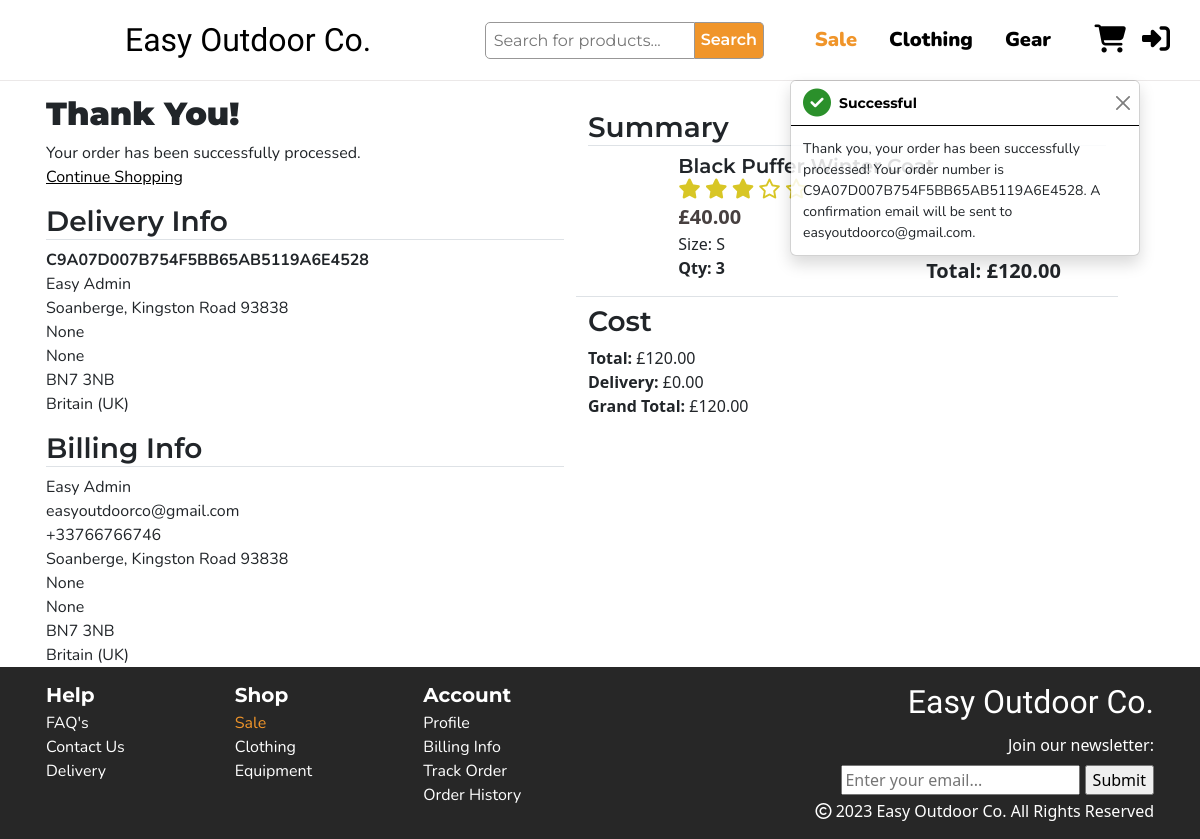
Page /checkout/checkout_success/C9A07D007B754F5BB65AB5119A6E4528 on the committed database.
### checkout/models.py (models this page shows, shortened)
class Order(models.Model):
    order_number = models.CharField(max_length=32, null=False, editable=False)
    full_name = models.CharField(max_length=50, null=False, blank=False)
    email = models.EmailField(max_length=254, null=False, blank=False)
    phone_number = models.CharField(max_length=20, null=False, blank=False)
    user_profile = models.ForeignKey(UserProfile, on_delete=models.SET_NULL,
                                     null=True, blank=True, related_name='orders')
    country = CountryField(blank_label='Country *', null=False, blank=False)
    postcode = models.CharField(max_length=20, null=True, blank=True)
    town_or_city = models.CharField(max_length=40, null=False, blank=False)
    street_address1 = models.CharField(max_length=80, null=False, blank=False)
    street_address2 = models.CharField(max_length=80, null=True, blank=True)
    county = models.CharField(max_length=80, null=True, blank=True)
    date = models.DateTimeField(auto_now_add=True)
    delivery_cost = models.DecimalField(max_digits=6, decimal_places=2, null=False, default=0)
    order_total = models.DecimalField(max_digits=10, decimal_places=2, null=False, default=0)
    grand_total = models.DecimalField(max_digits=10, decimal_places=2, null=False, default=0)
    original_bag = models.TextField(null=False, blank=False, default='')
    stripe_pid = models.CharField(max_length=254, null=False, blank=False, default='')

class OrderLineItem(models.Model):
    order = models.ForeignKey(Order, null=False, blank=False, on_delete=models.CASCADE, related_name='lineitems')
    product = models.ForeignKey(Product, null=False, blank=False, on_delete=models.CASCADE)
    product_size = models.CharField(max_length=2, null=True, blank=True)
    quantity = models.IntegerField(null=False, blank=False, default=0)
    lineitem_total = models.DecimalField(max_digits=6, decimal_places=2, null=False, blank=False, editable=False)

### products/models.py (models this page shows, shortened)
class Product(models.Model):
    category = models.ForeignKey('Category', null=True, on_delete=models.SET_NULL)
    name = models.CharField(max_length=200)
    desc = models.TextField()
    slug = models.SlugField(max_length=50, unique=True, blank=True, null=True)
    has_sizes = models.BooleanField(blank=False, default=True)
    image = models.ImageField(null=True, blank=True)
    image_url = models.URLField(null=True, blank=True)
    price = models.DecimalField(max_digits=6, decimal_places=2)
    sale_price = models.DecimalField(max_digits=6, decimal_places=2, null=True, blank=True)
    rating = models.DecimalField(max_digits=4, decimal_places=2, null=True, blank=True, validators=[MaxValueValidator(5)])
    image = models.ImageField(null=True, blank=True)
    image_url = models.URLField(null=True, blank=True)
    def round_rating(self):
        return round(self.rating * 2) / 2

### checkout/views.py (the view, shortened to what this page needs)
# urls.py: path('checkout_success/<order_number>', views.checkout_success, name='checkout_success'),
def checkout_success(request, order_number):
    save_info = request.session.get('save_info')
    order = get_object_or_404(Order, order_number=order_number)
    order_items = OrderLineItem.objects.filter(order=order)
    messages.success(request, f'Thank you, your order has been successfully processed! \
        Your order number is {order_number}. A confirmation \
        email will be sent to {order.email}.')
    if 'basket' in request.session:
        del request.session['basket']
    template = 'checkout/checkout_success.html'
    context = {
        'order': order,
        'order_items': order_items,
    }
    return render(request, template, context)

### checkout/templates/checkout/checkout_success.html (shortened to what this page needs)
{% extends "base.html" %}
{% load static %}
{% load basket_tools %}
{% block extra_css %}
<link rel="stylesheet" href="{% static 'checkout/css/checkout.css' %}">
<link rel="stylesheet" href="{% static 'basket/css/basket.css' %}">
{% endblock %}
{% block content %}
<section class="checkout-section">
    <div class="container px-3">
        <div class="row">
            <div class="row col-md-6 delivery-info">
                <div class="row mb-3">
                    <h2>Thank You!</h2>
                    <p>Your order has been successfully processed.</p>
                    <a class="text-decoration-underline text-black" href="{url 'products'}">Continue Shopping</a>
                </div>
                <div class="col-12">
                    <h3 class="border-bottom">Delivery Info</h3>
                    <p class="fw-bold">{{ order.order_number }}</p>
                    <p>{{ order.full_name }}</p>
                    <p>{{ order.street_address1 }}</p>
                    <p>{{ order.street_address2 }}</p>
                    <p>{{ order.county }}</p>
                    <p>{{ order.postcode }}</p>
                    <p>{{ order.country.name }}</p>
                </div>
                <div class="col-12 mt-3">
                    <h3 class="border-bottom">Billing Info</h3>
                    <p>{{ order.full_name }}</p>
                    <p>{{ order.email }}</p>
                    <p>{{ order.phone_number }}</p>
                    <p>{{ order.street_address1 }}</p>
                    <p>{{ order.street_address2 }}</p>
                    <p>{{ order.county }}</p>
                    <p>{{ order.postcode }}</p>
                    <p>{{ order.country.name }}</p>
                </div>
            </div>
            <div class="row col-md-6">
                <div class="col-12 order-summary my-3">
                    <h3 class="border-bottom">Summary</h3>
                    {% for item in order_items %}
                    <div class="border-bottom row item-row my-2">
                        <div class="img-container d-none d-sm-block col-2 p-0">
                        </div>
                        <div class="col-sm-9">
                            <div class="container h-100 p-0">
                                <div class="row">
                                    <div class="col-12 d-flex justify-content-between">
                                        <h3 class="fs-5 m-0">{{ item.product.name }}</h3>
                                    </div>
                                </div>
                                <div class="row">
                                    {% include 'basket/includes/rating.html' %}
                                </div>
                                <div class="row">
                                    <div class="col-12">
                                        <p class="m-0 fs-5 item-price">£{{ item.product.price }}</p>
                                    </div>
                                </div>
                                <div class="row">
                                    <div class="col-12">
                                        {% if item.product_size%}
                                            <p class="m-0">Size: {{ item.product_size| upper }}</p>
                                        {% endif %}
                                    </div>
                                </div>
                                <div class="row">
                                    <div class="col-6">
                                        <p class="quantity fw-bold">Qty: {{ item.quantity }} </p>
                                    </div>
                                    <div class="col-6">
                                        <p class="fw-bold total-price fs-5 m-0 text-end">Total: £{{ item.product.price | calc_total_price:item.quantity }}</p>
                                    </div>
                                </div>
                            </div>
                        </div>
                    </div>
                    {% endfor %}
                    <div class="row">
                        <h3>Cost</h3>
                        <p class="m-0"><strong>Total:</strong> £{{ order.order_total }}</p>
                        <p class="m-0"><strong>Delivery:</strong> £{{ order.delivery_cost }}</p>
                        <p class="m-0"><strong>Grand Total:</strong> £{{ order.grand_total }}</p>
                    </div>
                </div>
            </div>
        </div>
    </div>
</section>
{% endblock %}

### templates/base.html (shortened to what this page needs)
{% load static %}
<!doctype html>
<html lang="en">
<head>
    {% block corecss %}
    <link href="https://cdn.jsdelivr.net/npm/bootstrap@5.3.0-alpha1/dist/css/bootstrap.min.css" rel="stylesheet"
>
    <link rel="stylesheet" href="{% static 'css/base.css' %}">
    {% endblock %}
    {% block extra_css %}
    {% endblock %}
</head>
<body>
    <header>
        <nav class="navbar navbar-expand-xl container">
            <div class="collapse navbar-collapse p-3 fs-5 order-4 order-xl-3 col-xl-7 justify-content-end" id="navbarSupportedContent">
                <form method="GET" action="{% url 'products' %}" class="d-flex search fs-6 mx-auto" role="search">
                    <input class="w-100 p-2 h-50" name="search" type="search" placeholder="Search for products..." aria-label="Search">
                    <button class="text-white" type="submit">Search</button>
                </form>
                <ul class="navbar-nav mb-2 mb-lg-0">
                    <li class="nav-item">
                        <a class="nav-link me-3 sale" aria-current="page" href="#">Sale</a>
                    </li>
                    <li class="nav-item me-3 dropdown">
                        <a class="nav-link" href="#" role="button" data-bs-toggle="dropdown"
                            aria-expanded="false">
                            Clothing
                        </a>
                    </li>
                    <li class="nav-item me-3 dropdown">
                        <a class="nav-link" href="#" role="button" data-bs-toggle="dropdown"
                            aria-expanded="false">
                            Gear
                        </a>
                    </li>
                </ul>
            </div>
            <div class="col-4 col-xl-1 my-2 order-xl-1">
                <div class="logo"></div>
            </div>
            <div class="col-4 col-xl-1 d-flex justify-content-end order-xl-4">
                <a class="nav-link fs-3 pe-3" href="{% url 'view_basket' %}"><i class="fa-solid fa-cart-shopping"></i></a>
                {% if user.is_authenticated %}
                <div id="profile-icon" class="dropdown-center">
                    <a class="nav-link fs-3 pe-3" href="#" role="button" data-bs-toggle="dropdown" aria-expanded="false">
                        <i class="fa-solid fa-user"></i>
                    </a>
                    <ul class="dropdown-menu">
                      <li><a class="dropdown-item" href="{% url 'profile' %}">Account</a></li>
                      <li><a class="dropdown-item" href="#">Order History</a></li>
                      <li><a class="dropdown-item" href="{% url 'account_logout' %}"><i class="fa-solid fa-right-from-bracket"></i>Sign Out</a></li>
                    </ul>
                  </div>
                {% else %}
                <a class="nav-link fs-3 pe-3" href="{% url 'account_login' %}"><i class="fa-solid fa-right-to-bracket"></i></a>
                {% endif %}
            </div>
            <a class="navbar-brand d-none d-xl-inline-block order-xl-2 col-xl-3" href="{% url 'home' %}">
                <h1 class="m-0 fs-2">Easy Outdoor Co.</h1>
            </a>
        </nav>
    </header>
    <div class="clear-content"></div>
    {% block content %}
    {% endblock %}
    <footer>
        <div class="container px-3">
            <div class="row">
                <div class="col">
                    <h5 class="mb-1 col-md-2">Help</h5>
                    <ul>
                        <li>FAQ's</li>
                        <li>Contact Us</li>
                        <li>Delivery</li>
                    </ul>
                </div>
                <div class="col col-md-2">
                    <h5 class="mb-1">Shop</h5>
                    <ul>
                        <li class="sale">Sale</li>
                        <li>Clothing</li>
                        <li>Equipment</li>
                    </ul>
                </div>
                <div class="col col-md-2">
                    <h5 class="mb-1">Account</h5>
                    <ul>
                        <li>Profile</li>
                        <li>Billing Info</li>
                        <li>Track Order</li>
                        <li>Order History</li>
                    </ul>
                </div>
                <div id="footer-form" class="col-12 col-md-6 text-end">
                    <h4 class="fs-2 text-white">Easy Outdoor Co.</h4>
                    <form action="POST" class="py-1">
                        <p class="mb-2">Join our newsletter:</p>
                        <input type="email" placeholder="Enter your email...">
                        <input type="submit">
                    </form>
                    <p><i class="fa-regular fa-copyright"></i> 2023 Easy Outdoor Co. All Rights Reserved</p>
                </div>
            </div>
        </div>
    </footer>
    {% if messages %}
        <div class="message-container">
            {% for message in messages %}
                {% with message.level as level %}
                    {% if level == 40 %}
                        {% include 'includes/toasts/toast_error.html' %}
                    {% elif level == 30 %}
                        {% include 'includes/toasts/toast_warning.html' %}
                    {% elif level == 25 %}
                        {% include 'includes/toasts/toast_success.html' %}
                    {% else %}
                        {% include 'includes/toasts/toast_info.html' %}
                    {% endif %}
                {% endwith %}
            {% endfor %}
        </div>
    {% endif %}
</body>
</html>

### basket/templates/basket/includes/rating.html (shortened to what this page needs)
{% if item.product.round_rating == 0 %}
    <div class="star-rating">
        <i class="fa-regular fa-star"></i>
        <i class="fa-regular fa-star"></i>
        <i class="fa-regular fa-star"></i>
        <i class="fa-regular fa-star"></i>
        <i class="fa-regular fa-star"></i>
    </div>
{% elif item.product.round_rating == 3 %}
    <div class="star-rating">
        <i class="fa-solid fa-star"></i>
        <i class="fa-solid fa-star"></i>
        <i class="fa-solid fa-star"></i>
        <i class="fa-regular fa-star"></i>
        <i class="fa-regular fa-star"></i>
    </div>
{% endif %}

### templates/includes/toasts/toast_success.html
<div role="alert" aria-live="assertive" aria-atomic="true" class="toast" data-bs-autohide="false">
    <div class="toast-header">
        <i class="toast-success fa-solid fa-circle-check fs-3"></i>
        <strong class="ms-2 me-auto">Successful</strong>
        <button type="button" class="btn-close" data-bs-dismiss="toast" aria-label="Close"></button>
    </div>
    <div class="toast-body">
        {{ message }}
    </div>
</div>

### rows in the picture
Order: order_number "C9A07D007B754F5BB65AB5119A6E4528", full_name "Easy Admin", street_address1 "Soanberge, Kingston Road 93838", street_address2 "None", county "None", postcode "BN7 3NB", country.name "Britain (UK)", email "easyoutdoorco@gmail.com", phone_number "+33766766746", order_total "120.00", delivery_cost "0.00", grand_total "120.00"
OrderLineItem: product.name "Black Puffer Winter Coat", product.price "40.00", product_size "S", quantity "3", product.price|calc_total_price "120.00"

### other values in the picture
{{ message }} "Thank you, your order has been successfully processed! Your order number is C9A07D007B754F5BB65AB5119A6E4528. A confirmation email will be sent to easyoutdoorco@gmail.com."
